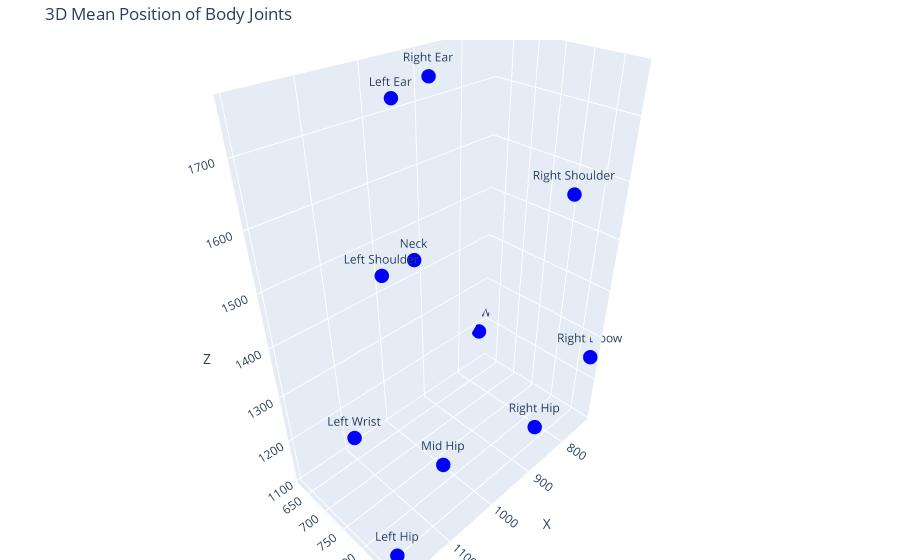

Notebook cell for this chart:
### Code cell
# Prepare data for Plotly
x_means = []
y_means = []
z_means = []
labels = []

for joint in sheets.keys():
    x_means.append(np.mean(sheets[joint]['X']))
    y_means.append(np.mean(sheets[joint]['Y']))
    z_means.append(np.mean(sheets[joint]['Z']))
    labels.append(joint)

# Create a 3D scatter plot
fig = go.Figure(data=[go.Scatter3d(
    x=x_means,
    y=y_means,
    z=z_means,
    mode='markers+text',
    marker=dict(size=5, color='blue'),
    text=labels,
    textposition='top center'
)])

# Customize layout
fig.update_layout(
    scene=dict(
        xaxis_title='X',
        yaxis_title='Y',
        zaxis_title='Z'
    ),
    title='3D Mean Position of Body Joints',
    margin=dict(l=0, r=0, b=0, t=40)
)

fig.show()

### Figure 1 — Plotly figure (JSON) as saved in the notebook; plotly's stock layout.template omitted (floating-point values rounded to 4 significant figures)
{"data": [{"marker": {"color": "blue", "size": 5}, "mode": "markers+text", "text": ["Neck", "Right Shoulder", "Right Elbow", "Right Wrist", "Left Shoulder", "Left Wrist", "Mid Hip", "Right Hip", "Left Hip", "Right Ear", "Left Ear"], "textposition": "top center", "type": "scatter3d", "x": [1016.0, 851.2, 732.2, 748.4, 1163.0, 1118.0, 1009.0, 836.9, 1193.0, 932.2, 1033.0], "y": [732.7, 881.8, 881.3, 624.1, 844.8, 675.9, 782.1, 849.4, 870.6, 680.9, 720.0], "z": [1523.0, 1621.0, 1258.0, 1183.0, 1615.0, 1185.0, 1114.0, 1131.0, 1137.0, 1756.0, 1757.0]}], "layout": {"margin": {"b": 0, "l": 0, "r": 0, "t": 40}, "scene": {"xaxis": {"title": {"text": "X"}}, "yaxis": {"title": {"text": "Y"}}, "zaxis": {"title": {"text": "Z"}}}, "title": {"text": "3D Mean Position of Body Joints"}}}
